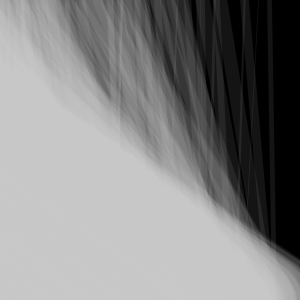
Frame 1 (no input)
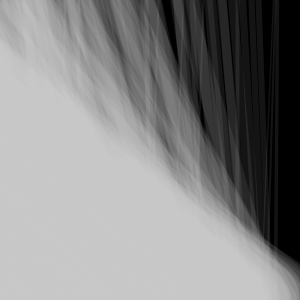
Frame 60 (the mouse pressed at the canvas centre just before this capture)
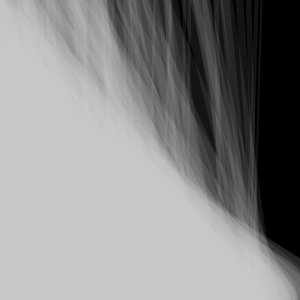
Frame 120 (the mouse held since frame 60 and released just before this capture)

The Processing sketch that drew these frames (run headless with seeded random() and noise(); from frame 60 on, the mouse is pressed at the canvas centre):

// Processing sketch: processing_164805
// ── processing_164805.pde

int x = 0;
void setup (){
  size (300, 300);
  smooth ();

  
}

void draw (){
  frameRate (10);
  background (0);
  if ((keyPressed == true) && (key ==49)){
    for (int i= 0; i <300; i++) {
      float r = random (100.0);
      stroke (random (162), random (204), random (229), 25);
      strokeWeight (r);
      float offset = r * 5.10;
      line (i+20, 300, i + offset, 0);
    
    }
    
  
} else {
  background (0);
  for (int k = 0; k< width; k ++){
   float s = random (100.0);
   stroke (200, 25);
   strokeWeight (s);
   float offset = s * 5.10;
   line (k-20, 300, k -offset, 0);
    
  
}


}
}
